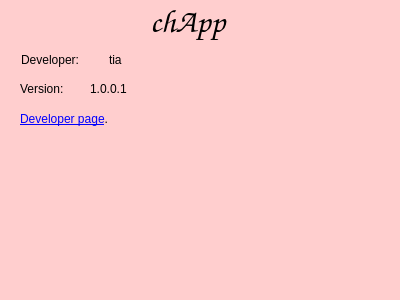
<?xml version="1.0" encoding="UTF-8"?>
<ui version="4.0">
 <class>AboutWindow</class>
 <widget class="QDialog" name="AboutWindow">
  <property name="geometry">
   <rect>
    <x>0</x>
    <y>0</y>
    <width>400</width>
    <height>300</height>
   </rect>
  </property>
  <property name="windowTitle">
   <string>Dialog</string>
  </property>
  <property name="styleSheet">
   <string notr="true">background-color: rgb(255, 206, 206);</string>
  </property>
  <widget class="QLabel" name="label_4">
   <property name="geometry">
    <rect>
     <x>150</x>
     <y>0</y>
     <width>81</width>
     <height>41</height>
    </rect>
   </property>
   <property name="font">
    <font>
     <family>URW Chancery L</family>
     <pointsize>25</pointsize>
     <weight>7</weight>
     <italic>false</italic>
     <bold>false</bold>
    </font>
   </property>
   <property name="styleSheet">
    <string notr="true">
font: 57  25pt &quot;URW Chancery L&quot;;</string>
   </property>
   <property name="text">
    <string>chApp</string>
   </property>
  </widget>
  <widget class="QLabel" name="label_5">
   <property name="geometry">
    <rect>
     <x>21</x>
     <y>51</y>
     <width>83</width>
     <height>18</height>
    </rect>
   </property>
   <property name="styleSheet">
    <string notr="true">font: 75  13pt &quot;colibri&quot;;</string>
   </property>
   <property name="text">
    <string>Developer:</string>
   </property>
  </widget>
  <widget class="QLabel" name="label_6">
   <property name="geometry">
    <rect>
     <x>109</x>
     <y>51</y>
     <width>20</width>
     <height>18</height>
    </rect>
   </property>
   <property name="styleSheet">
    <string notr="true">font: 75  13pt &quot;colibri&quot;;</string>
   </property>
   <property name="text">
    <string>tia</string>
   </property>
  </widget>
  <widget class="QLabel" name="label_7">
   <property name="geometry">
    <rect>
     <x>20</x>
     <y>80</y>
     <width>62</width>
     <height>18</height>
    </rect>
   </property>
   <property name="styleSheet">
    <string notr="true">font: 75  13pt &quot;colibri&quot;;</string>
   </property>
   <property name="text">
    <string>Version:</string>
   </property>
  </widget>
  <widget class="QLabel" name="label_8">
   <property name="geometry">
    <rect>
     <x>90</x>
     <y>80</y>
     <width>53</width>
     <height>18</height>
    </rect>
   </property>
   <property name="styleSheet">
    <string notr="true">font: 75  13pt &quot;colibri&quot;;</string>
   </property>
   <property name="text">
    <string>1.0.0.1</string>
   </property>
  </widget>
  <widget class="QLabel" name="label_9">
   <property name="geometry">
    <rect>
     <x>20</x>
     <y>110</y>
     <width>145</width>
     <height>18</height>
    </rect>
   </property>
   <property name="styleSheet">
    <string notr="true">font: 75  13pt &quot;colibri&quot;;
gridline-color: rgb(0, 0, 0);
</string>
   </property>
   <property name="text">
    <string>    &lt;a href=&quot;https://zzitcyzdb.wixsite.com/chapp&quot;&gt;Developer page&lt;/a&gt;.</string>
   </property>
   <property name="openExternalLinks">
    <bool>false</bool>
   </property>
  </widget>
 </widget>
 <resources/>
 <connections/>
</ui>
